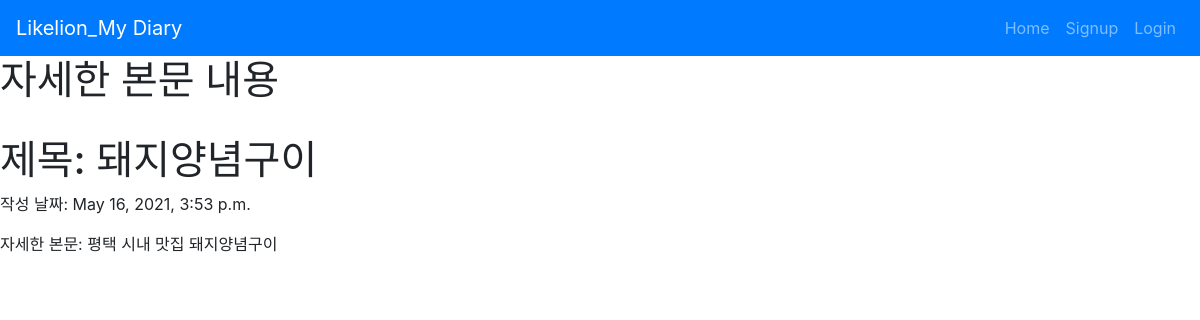
Screenshot of /diary/1 with the database file from the repository.
### diaryApp/models.py (models this page shows, shortened)
class Diary(models.Model):
    title = models.CharField(max_length=200)
    pub_date = models.DateTimeField('data published')
    body = models.TextField()

### diaryApp/views.py (the view)
# urls.py: path('diary/<int:diary_id>', diaryApp.views.detail, name="detail"),
def detail(request, diary_id):
    diary_detail = get_object_or_404(Diary, pk = diary_id)
    return render(request, 'detail.html', {'diary' : diary_detail})

### diaryApp/templates/detail.html (shortened to what this page needs)
{% extends 'base.html' %}
{% block content %}
<h1>자세한 본문 내용</h1>
<h1>제목: {{diary.title}}</h1>
<p>작성 날짜: {{diary.pub_date}}</p>
<p>자세한 본문: {{diary.body}}</p>
{% endblock %}

### rows the page displays
Diary: title "돼지양념구이", pub_date "May 16, 2021, 3:53 p.m.", body "평택 시내 맛집 돼지양념구이"
